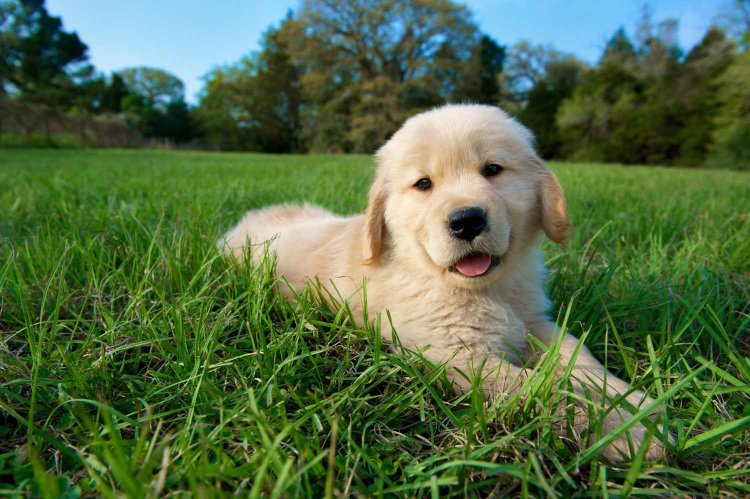
#> input picture lab2/WDPO2/dog.jpg, 1500 x 998 px (shown at 1/2 size)
$ python main.py
#> lines starting #> are read from the running program, lines starting #| are printed output that depends on the picture
import cv2
import numpy as np


def empty_callback(value):
    pass

# create a black image, a window
img = np.zeros((300, 500, 3), dtype=np.uint8)
cv2.namedWindow('image')

# create trackbars for color change
cv2.createTrackbar('R', 'image', 0, 255, empty_callback)
cv2.createTrackbar('G', 'image', 0, 255, empty_callback)
cv2.createTrackbar('B', 'image', 0, 255, empty_callback)
dog = cv2.imread('dog.jpg')
#> dog is the input picture: shape (998, 1500, 3); mean B, G, R 68.1, 107.4, 82.7
dog = cv2.resize(dog, (500, 360))
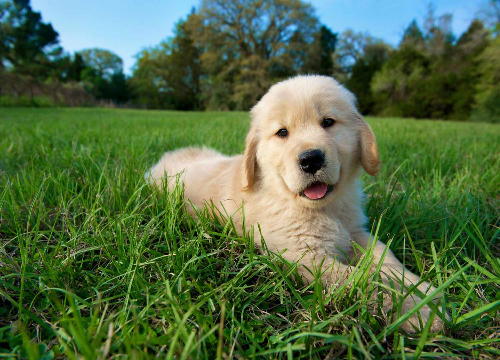
#> dog: shape (360, 500, 3); mean B, G, R 68, 107.3, 82.6
# create switch for ON/OFF functionality
#switch_trackbar_name = '0 : OFF \n1 : ON'
#cv2.createTrackbar(switch_trackbar_name, 'image', 0, 1, empty_callback)
#print(dog.shape[0])
polowa_szer=int(dog.shape[0]/2)
#> polowa_szer = 180
polowa_dl=int(dog.shape[1]/2)
#> polowa_dl = 250
maskR = cv2.inRange(img, (0, 0, 0), (255, 0, 0))
while True:
    cv2.imshow('image', dog)

    # sleep for 10 ms waiting for user to press some key, return -1 on timeout
    key_code = cv2.waitKey(10)
#> (key Esc is pressed here)
    if key_code == 27:
        # escape key pressed
        break
    # get current positions of four trackbars
    r_th = cv2.getTrackbarPos('R', 'image')
    g_th = cv2.getTrackbarPos('G', 'image')
    b_th = cv2.getTrackbarPos('B', 'image')

    firstQ =dog[0:polowa_szer,0:polowa_dl]
    secondQ=dog[0:polowa_szer,polowa_dl:dog.shape[1]]
    thirdQ=dog[polowa_szer:dog.shape[0],0:polowa_dl]
    fourthQ=dog[polowa_szer:dog.shape[0],polowa_dl:dog.shape[1]]
    gray=cv2.cvtColor(firstQ, cv2.COLOR_BGR2GRAY)
    b = fourthQ.copy()
    b[:, :, 1] = 0
    b[:, :, 2] = 0
    th1,b=cv2.threshold(b,b_th,255,cv2.THRESH_BINARY)

    g = thirdQ.copy()

    g[:, :, 0] = 0
    g[:, :, 2] = 0
    th2,g = cv2.threshold(g, g_th, 255, cv2.THRESH_BINARY)
    r = secondQ.copy()
    r[:, :, 0] = 0
    r[:, :, 1] = 0
    th3,r = cv2.threshold(r, r_th, 255, cv2.THRESH_BINARY)
    imgc = cv2.cvtColor(gray, cv2.COLOR_GRAY2RGB)
    a =np.concatenate((imgc,r),axis=1)
    beka =np.concatenate((g,b),axis=1)
    wynik=np.concatenate((a,beka),axis=0)
    cv2.imshow('wynik', wynik)


    wynikOSTfirstQ=imgc
    r[:, :, 0]=secondQ[:,:,0]
    r[:, :, 1] = secondQ[:,:,1]
    wynikOSTsecondQ=r
    g[:, :, 0]=thirdQ[:,:,0]
    g[:, :, 2] = thirdQ[:,:,2]
    wynikOSTthirdQ = g
    b[:, :, 1]= fourthQ[:,:,1]
    b[:, :, 2] = fourthQ[:,:,2]
    wynikOSTfourthQ = b
    ale =np.concatenate((wynikOSTfirstQ,wynikOSTsecondQ),axis=1)
    ba =np.concatenate((wynikOSTthirdQ,wynikOSTfourthQ),axis=1)
    Powrot = np.concatenate((ale, ba), axis=0)
    cv2.imshow('Po progowaniu kanalow', Powrot)
cv2.destroyAllWindows()
